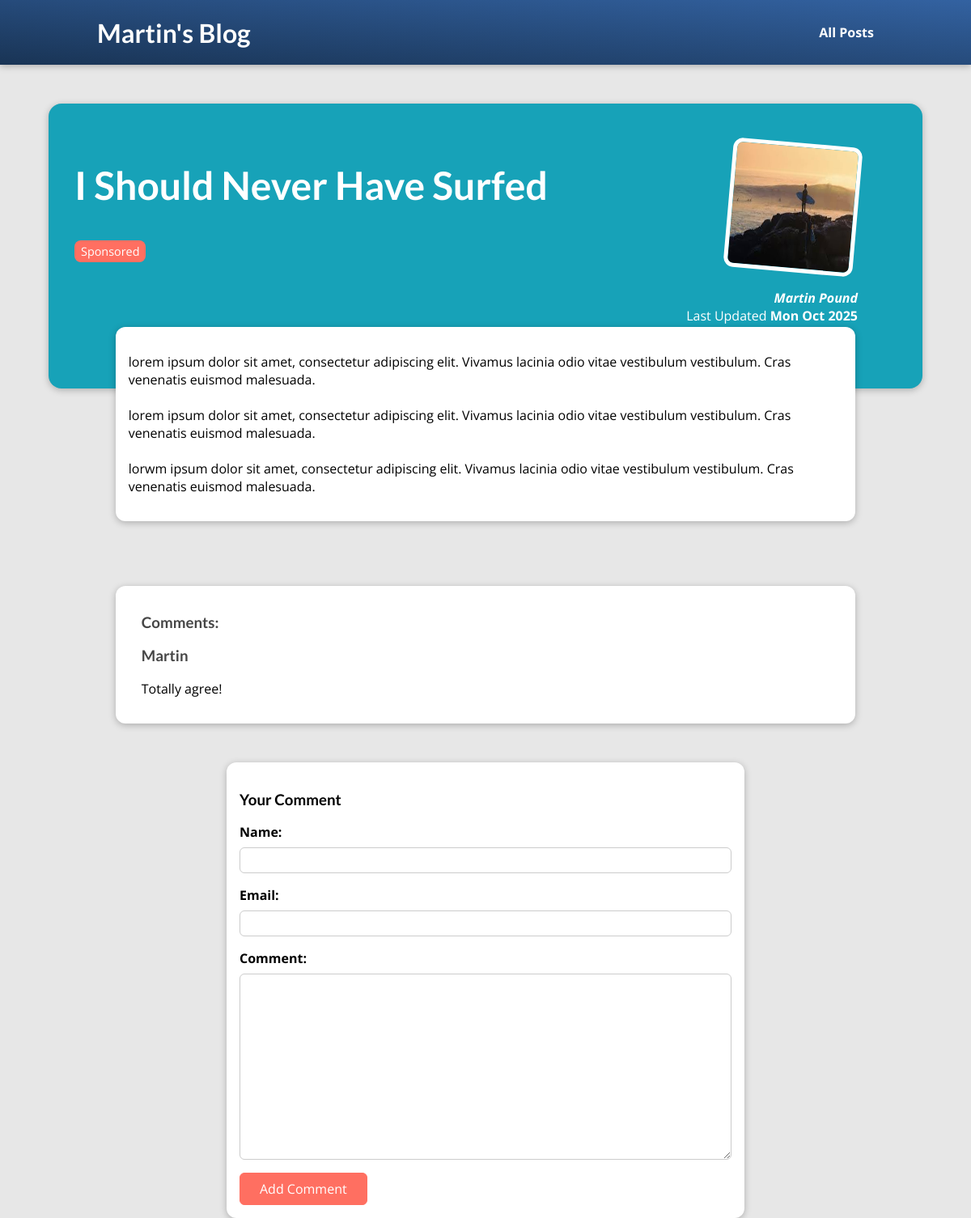
Screenshot of /posts/i-never-should-have-gone-surfing with the database file from the repository.
### blog/models.py (models this page shows, shortened)
class Post(models.Model):
    title = models.CharField(max_length=100)
    excerpt = models.CharField(max_length=200)
    image = models.ImageField(upload_to="posts", null=True) # ImageField to handle image uploads. Nullable due to existing data
    date = models.DateField(auto_now=True)
    slug = models.SlugField(unique=True, db_index=True) # Unique slug for URL references title
    content = models.TextField()
    author = models.ForeignKey(Author, on_delete=models.SET_NULL, null=True, related_name="posts") # Foreign key relationship with Author
    tags = models.ManyToManyField(Tag) # Many-to-many relationship with Tag
    class Meta:
        verbose_name_plural = "Posts"

class Tag(models.Model):
    caption = models.CharField(max_length=20)
    class Meta:
        verbose_name_plural = "Tags"

class Author(models.Model):
    first_name = models.CharField(max_length=100)
    last_name = models.CharField(max_length=100)
    email_address = models.EmailField() # EmailField validates email format
    def __str__(self):
        return f"{self.first_name} {self.last_name}"
    class Meta:
        verbose_name_plural = "Authors"

class Comment(models.Model):
    user_name = models.CharField(max_length=120)
    user_email = models.EmailField()
    text = models.TextField()
    post = models.ForeignKey(Post, on_delete=models.CASCADE, related_name="comments") # Foreign key relationship with Post

### blog/views.py (the view)
# urls.py: path("posts/<slug:slug>", views.SinglePostView.as_view(), name="post-detail"), # Individual post detail
class SinglePostView(View): #replaces post_detail function-based view
    template_name = "blog/post-detail.html"
    model = Post
    def get (self, request, slug):
        identified_post = get_object_or_404(Post, slug=slug) #Fetch a single post by its slug or return 404 if not found
        context = {
            "post": identified_post,
            "tags": identified_post.tags.all(),
            "comment_form": CommentForm, #add an empty comment form to the context
            "comments": identified_post.comments.all().order_by("-id") #fetch all comments related to the post
        }
        return render(request, self.template_name, context)
    def post(self, request, slug): #Handles form submission for comments
        comment_form = CommentForm(request.POST)
        post = Post.objects.get(slug=slug)
        if comment_form.is_valid():
            comment = comment_form.save(commit=False)
            comment.post = post  # Associate the comment with the current post
            comment.save()
            return HttpResponseRedirect(reverse("post-detail", args=[slug]))  # Redirect to the same page after processing the form
        else:
            identified_post = get_object_or_404(Post, slug=slug)
            context = {
                "post": identified_post,
                "tags": identified_post.tags.all(),
                "comment_form": comment_form, # Return the form with errors
                "comments": identified_post.comments.all().order_by("-id") #fetch all comments related to the post
            }
            return render(request, self.template_name, context)

### blog/templates/blog/post-detail.html (shortened to what this page needs)
{% extends "base.html" %}
{% load static %}
{% block css_files %}
    <link rel="stylesheet" href="{% static 'blog/post-detail.css' %}">
{% endblock %}
{% block content %}
    <section id="summary">
        <h2>{{ post.title }}</h2>
        <div>
            {% for tag in tags %}
                <span class="tag">{{ tag.caption }}</span>
            {% endfor %}
        </div>
        <article>
            <img src="{{ post.image.url }}" alt="{{ post.title }}">
            <address> <a href="mailto: {{ post.author.email_address }}">{{ post.author|title }}</a></address>
            <div>
                Last Updated <time>{{ post.date|date:"D M Y" }}</time>
            </div>
        </article>
    <main>
        {{ post.content|linebreaks }}
    </main>
    <section id="comments">
        <h3>Comments:</h3>
        <ul>
            {% for comment in comments %}
                <li>
                    <h3>{{ comment.user_name }}</h3>
                    <p>{{ comment.text | linebreaks }}</p>
                </li>
            {% endfor %}
        </ul>
    </section>
    <section id="comment-form">
        <h3>Your Comment</h3>
        <form action="{% url "post-detail" post.slug %}" method="post">
            {% for form_field in comment_form %}
                <div class="form-control">
                    {{ form_field.label_tag }}
                    {{ form_field }}
                </div>
            {% endfor %}
            <button type="submit">Add Comment</button>
        </form>
    </section>
    </section>
{% endblock %}

### static/app.css (style rules this page uses)
* { box-sizing: border-box; }
html { font-family: 'Open Sans', 'Lato', sans-serif; }
body { margin: 0; }
h1, h2, h3 { font-family: 'Lato', sans-serif; font-weight: bold; }

### blog/static/blog/post-detail.css (style rules this page uses)
body { background-color: #e7e7e7; }
#summary { margin: 8rem auto 3rem auto; padding: 2rem; width: 90%; max-width: 90rem; border-radius: 16px; background-color: #17a2b8; position: relative; box-shadow: 0 2px 8px rgba(0, 0, 0, 0.25); height: 22rem; }
#summary h2 { color: white; font-size: 3rem; }
#summary article { position: absolute; top: 2rem; right: 3rem; padding: 1rem 2rem; border-radius: 12px; text-align: right; color: white; }
#summary article img { width: 10rem; height: 10rem; border-radius: 12px; transform: rotateZ(5deg); border: 5px solid white; margin-bottom: 1rem; }
#summary address { font-weight: bold; }
#summary a { color: white; text-decoration: none; }
#summary time { font-weight: bold; }
main { width: 90%; max-width: 90rem; margin: 5rem auto; background-color: white; padding: 1rem; border-radius: 12px; box-shadow: 0 2px 8px rgba(0, 0, 0, 0.25); }
.tag { display: inline-block; background-color: #ff6f61; color: white; padding: 0.25rem 0.5rem; border-radius: 8px; margin-right: 0.5rem; font-size: 0.9rem; }
#comment-form { margin: 3rem auto; width: 90%; max-width: 40rem; border-radius: 12px; background-color: white; box-shadow: 0 2px 8px rgba(0, 0, 0, 0.25); padding: 1rem; }
#comment-form button { font: inherit; background-color: #ff6f61; color: white; border: 1px solid #ff6f61; padding: 0.5rem 1.5rem; border-radius: 6px; cursor: pointer; }
.form-control { margin-bottom: 1rem; }
.form-control label { font-weight: bold; margin-bottom: 0.5rem; display: block; }
.form-control input, .form-control textarea { display: block; width: 100%; font: inherit; padding: 0.25rem; border-radius: 6px; border: 1px solid #ccc; }
#comments { margin: 3rem auto; width: 90%; max-width: 60rem; border-radius: 12px; background-color: white; box-shadow: 0 2px 8px rgba(0, 0, 0, 0.25); padding: 1rem 2rem; }
#comments ul { list-style: none; margin: 0; padding: 0; }
#comments li { margin-bottom: 1rem; border-bottom: 2px solid #ccc; }
#comments li:last-of-type { border-bottom: none; }
#comments h3 { color: #464646; }

### rows the page displays
Post: title "I Should Never Have Surfed", image (picture), author "Martin Pound", date "Mon Oct 2025", content "lorem ipsum dolor sit amet, consectetur adipiscing elit. Vivamus lacinia odio vitae vestibulum vestibulum. Cras venenatis euismod malesuada. lorem ipsum dolor sit amet, consectetur adipiscing elit. Vivamus lacinia odio vitae vestibulum vestibulum. Cras venenatis euismod malesuada. lorwm ipsum dolor sit amet, consectetur adipiscing elit. Vivamus lacinia odio vitae vestibulum vestibulum. Cras venenatis euismod malesuada."
Tag: caption "Sponsored"
Comment: user_name "Martin", text "Totally agree!"
